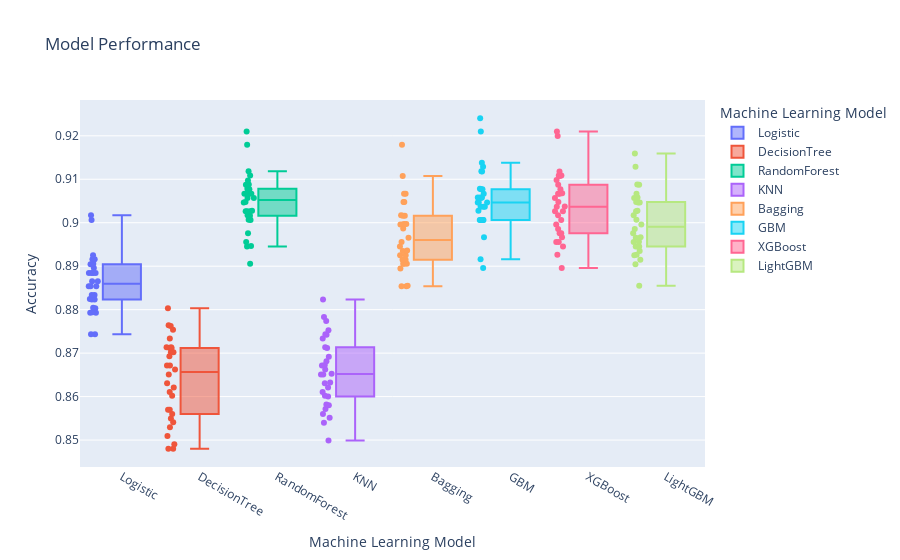

The notebook cell saved with this chart:
### Markdown cell above
Generate a box plot to check the evaluation of each model.

### Code cell
fig = px.box(classificationmod, x="Model", y="Score",color="Model",points='all',
labels={"Model": "Machine Learning Model",
        "Score": "Accuracy"
        },title="Model Performance")
fig.show()
#fig.write_image("Boxplot.jpeg",engine="kaleido",format="png", width=1600, height=700, scale=0.75)

### Figure 1 — Plotly figure (JSON) as saved in the notebook; plotly's stock layout.template omitted (floating-point values rounded to 4 significant figures)
{"data": [{"alignmentgroup": "True", "boxpoints": "all", "hovertemplate": "Machine Learning Model=%{x}<br>Accuracy=%{y}<extra></extra>", "legendgroup": "Logistic", "marker": {"color": "#636efa"}, "name": "Logistic", "notched": false, "offsetgroup": "Logistic", "orientation": "v", "showlegend": true, "type": "box", "x": ["Logistic", "Logistic", "Logistic", "Logistic", "Logistic", "Logistic", "Logistic", "Logistic", "Logistic", "Logistic", "Logistic", "Logistic", "Logistic", "Logistic", "Logistic", "Logistic", "Logistic", "Logistic", "Logistic", "Logistic", "Logistic", "Logistic", "Logistic", "Logistic", "Logistic", "Logistic", "Logistic", "Logistic", "Logistic", "Logistic"], "x0": " ", "xaxis": "x", "y": [0.8825, 0.9017, 0.8794, 0.8896, 0.8854, 0.8884, 0.8793, 0.8854, 0.8824, 0.8884, 0.8744, 0.8804, 0.8906, 0.8865, 0.8834, 0.8884, 0.8824, 0.8834, 0.8905, 0.9006, 0.8744, 0.8916, 0.8865, 0.8916, 0.8854, 0.8925, 0.8905, 0.8884, 0.8803, 0.8793], "y0": " ", "yaxis": "y"}, {"alignmentgroup": "True", "boxpoints": "all", "hovertemplate": "Machine Learning Model=%{x}<br>Accuracy=%{y}<extra></extra>", "legendgroup": "DecisionTree", "marker": {"color": "#EF553B"}, "name": "DecisionTree", "notched": false, "offsetgroup": "DecisionTree", "orientation": "v", "showlegend": true, "type": "box", "x": ["DecisionTree", "DecisionTree", "DecisionTree", "DecisionTree", "DecisionTree", "DecisionTree", "DecisionTree", "DecisionTree", "DecisionTree", "DecisionTree", "DecisionTree", "DecisionTree", "DecisionTree", "DecisionTree", "DecisionTree", "DecisionTree", "DecisionTree", "DecisionTree", "DecisionTree", "DecisionTree", "DecisionTree", "DecisionTree", "DecisionTree", "DecisionTree", "DecisionTree", "DecisionTree", "DecisionTree", "DecisionTree", "DecisionTree", "DecisionTree"], "x0": " ", "xaxis": "x", "y": [0.8663, 0.8764, 0.848, 0.8734, 0.855, 0.8763, 0.856, 0.8712, 0.8671, 0.8611, 0.849, 0.8693, 0.8713, 0.8602, 0.8509, 0.8529, 0.857, 0.8702, 0.8712, 0.8651, 0.848, 0.8713, 0.8541, 0.8754, 0.8631, 0.8671, 0.857, 0.8621, 0.8702, 0.8803], "y0": " ", "yaxis": "y"}, {"alignmentgroup": "True", "boxpoints": "all", "hovertemplate": "Machine Learning Model=%{x}<br>Accuracy=%{y}<extra></extra>", "legendgroup": "RandomForest", "marker": {"color": "#00cc96"}, "name": "RandomForest", "notched": false, "offsetgroup": "RandomForest", "orientation": "v", "showlegend": true, "type": "box", "x": ["RandomForest", "RandomForest", "RandomForest", "RandomForest", "RandomForest", "RandomForest", "RandomForest", "RandomForest", "RandomForest", "RandomForest", "RandomForest", "RandomForest", "RandomForest", "RandomForest", "RandomForest", "RandomForest", "RandomForest", "RandomForest", "RandomForest", "RandomForest", "RandomForest", "RandomForest", "RandomForest", "RandomForest", "RandomForest", "RandomForest", "RandomForest", "RandomForest", "RandomForest", "RandomForest"], "x0": " ", "xaxis": "x", "y": [0.9119, 0.9048, 0.8906, 0.921, 0.9016, 0.9067, 0.8955, 0.9087, 0.9067, 0.9097, 0.9017, 0.9088, 0.9108, 0.9007, 0.8976, 0.9047, 0.9006, 0.9026, 0.9067, 0.9057, 0.8946, 0.9027, 0.9078, 0.9179, 0.9067, 0.8945, 0.9077, 0.9057, 0.9026, 0.9026], "y0": " ", "yaxis": "y"}, {"alignmentgroup": "True", "boxpoints": "all", "hovertemplate": "Machine Learning Model=%{x}<br>Accuracy=%{y}<extra></extra>", "legendgroup": "KNN", "marker": {"color": "#ab63fa"}, "name": "KNN", "notched": false, "offsetgroup": "KNN", "orientation": "v", "showlegend": true, "type": "box", "x": ["KNN", "KNN", "KNN", "KNN", "KNN", "KNN", "KNN", "KNN", "KNN", "KNN", "KNN", "KNN", "KNN", "KNN", "KNN", "KNN", "KNN", "KNN", "KNN", "KNN", "KNN", "KNN", "KNN", "KNN", "KNN", "KNN", "KNN", "KNN", "KNN", "KNN"], "x0": " ", "xaxis": "x", "y": [0.8632, 0.8602, 0.8582, 0.8571, 0.8712, 0.8671, 0.854, 0.8682, 0.8742, 0.8824, 0.8652, 0.8673, 0.8744, 0.8713, 0.8621, 0.8692, 0.8499, 0.8631, 0.858, 0.8651, 0.8774, 0.8734, 0.8663, 0.8551, 0.8651, 0.8611, 0.8783, 0.8753, 0.86, 0.856], "y0": " ", "yaxis": "y"}, {"alignmentgroup": "True", "boxpoints": "all", "hovertemplate": "Machine Learning Model=%{x}<br>Accuracy=%{y}<extra></extra>", "legendgroup": "Bagging", "marker": {"color": "#FFA15A"}, "name": "Bagging", "notched": false, "offsetgroup": "Bagging", "orientation": "v", "showlegend": true, "type": "box", "x": ["Bagging", "Bagging", "Bagging", "Bagging", "Bagging", "Bagging", "Bagging", "Bagging", "Bagging", "Bagging", "Bagging", "Bagging", "Bagging", "Bagging", "Bagging", "Bagging", "Bagging", "Bagging", "Bagging", "Bagging", "Bagging", "Bagging", "Bagging", "Bagging", "Bagging", "Bagging", "Bagging", "Bagging", "Bagging", "Bagging"], "x0": " ", "xaxis": "x", "y": [0.8987, 0.8997, 0.8906, 0.9048, 0.8915, 0.9067, 0.8945, 0.9016, 0.8854, 0.8895, 0.8936, 0.9048, 0.8906, 0.8906, 0.9016, 0.8996, 0.8854, 0.8966, 0.8996, 0.9067, 0.8855, 0.8997, 0.9017, 0.9179, 0.8955, 0.8915, 0.8935, 0.8925, 0.8925, 0.9108], "y0": " ", "yaxis": "y"}, {"alignmentgroup": "True", "boxpoints": "all", "hovertemplate": "Machine Learning Model=%{x}<br>Accuracy=%{y}<extra></extra>", "legendgroup": "GBM", "marker": {"color": "#19d3f3"}, "name": "GBM", "notched": false, "offsetgroup": "GBM", "orientation": "v", "showlegend": true, "type": "box", "x": ["GBM", "GBM", "GBM", "GBM", "GBM", "GBM", "GBM", "GBM", "GBM", "GBM", "GBM", "GBM", "GBM", "GBM", "GBM", "GBM", "GBM", "GBM", "GBM", "GBM", "GBM", "GBM", "GBM", "GBM", "GBM", "GBM", "GBM", "GBM", "GBM", "GBM"], "x0": " ", "xaxis": "x", "y": [0.9058, 0.9058, 0.8896, 0.921, 0.9006, 0.9138, 0.9037, 0.9037, 0.9006, 0.9077, 0.9027, 0.9119, 0.8967, 0.9058, 0.9047, 0.9006, 0.9037, 0.9067, 0.9047, 0.9006, 0.8916, 0.9078, 0.9129, 0.924, 0.9077, 0.9006, 0.9047, 0.9057, 0.9006, 0.9118], "y0": " ", "yaxis": "y"}, {"alignmentgroup": "True", "boxpoints": "all", "hovertemplate": "Machine Learning Model=%{x}<br>Accuracy=%{y}<extra></extra>", "legendgroup": "XGBoost", "marker": {"color": "#FF6692"}, "name": "XGBoost", "notched": false, "offsetgroup": "XGBoost", "orientation": "v", "showlegend": true, "type": "box", "x": ["XGBoost", "XGBoost", "XGBoost", "XGBoost", "XGBoost", "XGBoost", "XGBoost", "XGBoost", "XGBoost", "XGBoost", "XGBoost", "XGBoost", "XGBoost", "XGBoost", "XGBoost", "XGBoost", "XGBoost", "XGBoost", "XGBoost", "XGBoost", "XGBoost", "XGBoost", "XGBoost", "XGBoost", "XGBoost", "XGBoost", "XGBoost", "XGBoost", "XGBoost", "XGBoost"], "x0": " ", "xaxis": "x", "y": [0.9108, 0.9068, 0.8926, 0.92, 0.9026, 0.9108, 0.8945, 0.8986, 0.8976, 0.9077, 0.9048, 0.9108, 0.9017, 0.8967, 0.8976, 0.8955, 0.8955, 0.9118, 0.9067, 0.9037, 0.8896, 0.9037, 0.9098, 0.921, 0.9057, 0.9006, 0.9067, 0.9087, 0.9026, 0.8996], "y0": " ", "yaxis": "y"}, {"alignmentgroup": "True", "boxpoints": "all", "hovertemplate": "Machine Learning Model=%{x}<br>Accuracy=%{y}<extra></extra>", "legendgroup": "LightGBM", "marker": {"color": "#B6E880"}, "name": "LightGBM", "notched": false, "offsetgroup": "LightGBM", "orientation": "v", "showlegend": true, "type": "box", "x": ["LightGBM", "LightGBM", "LightGBM", "LightGBM", "LightGBM", "LightGBM", "LightGBM", "LightGBM", "LightGBM", "LightGBM", "LightGBM", "LightGBM", "LightGBM", "LightGBM", "LightGBM", "LightGBM", "LightGBM", "LightGBM", "LightGBM", "LightGBM", "LightGBM", "LightGBM", "LightGBM", "LightGBM", "LightGBM", "LightGBM", "LightGBM", "LightGBM", "LightGBM", "LightGBM"], "x0": " ", "xaxis": "x", "y": [0.9017, 0.8967, 0.8926, 0.9129, 0.8945, 0.9067, 0.8955, 0.8925, 0.8986, 0.9057, 0.9027, 0.9048, 0.9007, 0.8956, 0.9047, 0.8976, 0.8905, 0.9026, 0.9047, 0.8996, 0.8855, 0.9088, 0.9058, 0.9159, 0.8945, 0.8915, 0.8945, 0.9087, 0.8966, 0.8935], "y0": " ", "yaxis": "y"}], "layout": {"boxmode": "overlay", "legend": {"title": {"text": "Machine Learning Model"}, "tracegroupgap": 0}, "title": {"text": "Model Performance"}, "xaxis": {"anchor": "y", "categoryarray": ["Logistic", "DecisionTree", "RandomForest", "KNN", "Bagging", "GBM", "XGBoost", "LightGBM"], "categoryorder": "array", "domain": [0, 1], "title": {"text": "Machine Learning Model"}}, "yaxis": {"anchor": "x", "domain": [0, 1], "title": {"text": "Accuracy"}}}}
